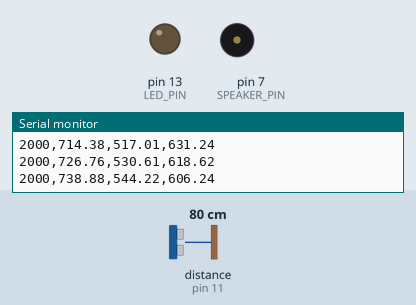
Recording of a sketch running on a simulated Arduino Uno, built with avr-gcc and run on an emulated ATmega328P. Parts: output pins drawn as LEDs (lit = HIGH), buzzer (waves = sounding), the last lines printed to the serial monitor. Wiring (inferred from the names in the program): ultrasonic range finder: trigger pin 12; echo pin 11. Dashed ring = blinking. The inputs (shaded band) are chosen by the test bench; at power-on: distance to the obstacle (sensor on pin 11) 80 cm. The echo pulse lasts 58.3 µs per cm; pins used as bus, display or sensor lines are not drawn.

Above: at 1.7 s.
1.8 s: distance to the obstacle (sensor on pin 11) set to 299 cm
At 2.8 s:
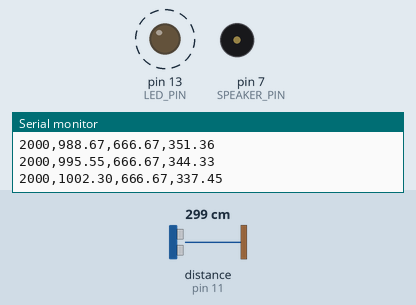
4.8 s: distance to the obstacle (sensor on pin 11) set to 2 cm
At 5.8 s:
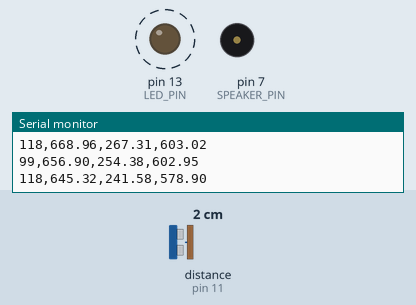
7.8 s: distance to the obstacle (sensor on pin 11) set to 18 cm
Timing chart, 0 to 11.9 s (numbered marks = the images above; inputs shaded):
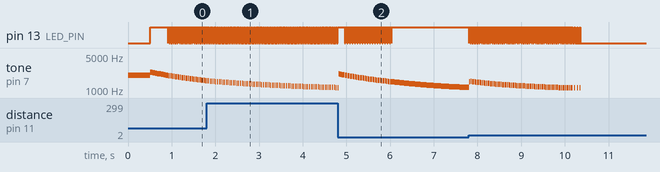

Measured:
- after the input at 1.8 s, pin 13 (LED_PIN): alternates HIGH for 0.02 s and LOW for 0.02 s, starting after 0.16 s
- after the input at 4.8 s, pin 13 (LED_PIN): alternates HIGH for 0.02 s and LOW for 0.01 s, 76 changes in all, then stays HIGH, starting after 0.16 s
- by itself, pin 13 (LED_PIN): repeats every 0.03 s: LOW 0.01 s, HIGH 0.02 s
- by itself, tone on pin 7 (SPEAKER_PIN): plays 1493 Hz for 0.02 s, 1496 Hz for 0.02 s, 1487 Hz for 0.02 s, 1477 Hz for 0.02 s, 1467 Hz for 0.02 s, 1458 Hz for 0.02 s … (82 notes in this stretch)

The sketch:

us_range.ino
```cpp
#define ECHO_PIN    11    // Echo Pin
#define TRIG_PIN    12    // Trigger Pin
#define LED_PIN     13    // Onboard LED
#define SPEAKER_PIN 7     // speaker out
#define NUM_VALUES  50    // size of averaging array
#define AVG_DECAY   50
#define TRIGGER     2

long values[NUM_VALUES];
int index = 0;


void setup() {
  Serial.begin (9600);
  pinMode(TRIG_PIN, OUTPUT);
  pinMode(ECHO_PIN, INPUT);
  pinMode(LED_PIN, OUTPUT);

  for (int i=0; i<NUM_VALUES; i++) {
    values[i] = 0;
  }
  tone(SPEAKER_PIN, 2000,500);
  delay(500);
  noTone(SPEAKER_PIN);
}
  static double prevAvg = 0;

void loop() {
  long duration;
  double change;
  double rAvg =0;
  double dAvg =0;

  // measure
  duration = measureUltrasonic();
  Serial.print(duration);
  Serial.print(",");

  dAvg = decayAvg(duration*2/3);
  Serial.print(dAvg);
  Serial.print(",");

  rAvg = runningAvg(duration) / 3;
  Serial.print(rAvg);
  Serial.print(",");

  change = abs(dAvg-prevAvg);
  Serial.println(change*50);
  Serial.println();

  if (change > TRIGGER) {
    tone(SPEAKER_PIN, 1000+change*50);
    digitalWrite(LED_PIN, HIGH);
  }

  // delay 20ms before next reading.
  delay(20);

  // reset LED and speaker
  digitalWrite(LED_PIN, LOW);
  noTone(SPEAKER_PIN);

  prevAvg = dAvg;

}

long measureUltrasonic() {
  long duration;

  // send trigger signal
  digitalWrite(TRIG_PIN, LOW);
  delayMicroseconds(2);
  digitalWrite(TRIG_PIN, HIGH);
  delayMicroseconds(10);
  digitalWrite(TRIG_PIN, LOW);

  // get echo pulse
  duration = pulseIn(ECHO_PIN, HIGH);

  // clip the signal
  if (duration > 2000) {
    duration = 2000;
  }

  return duration;
}


// running avg

double runningAvg(long value) {
  long minVal = 20000;
  long maxVal = 0;
  int i, minIndex, maxIndex;

  values[index] = value;
  index = (++index % NUM_VALUES);

  // find min and max
  for (i=0; i< NUM_VALUES; i++) {
    if (values[i] < minVal) {
      minVal = values[i];
      minIndex = i;
    }
    if (values[i] < maxVal) {
      maxVal = values[i];
      maxIndex = i;
    }
  }

  // calculate avg without min or max

  double avg = 0;
  int count = 0;
  for (i= 0; i< NUM_VALUES; i++) {
    if (i != maxIndex && i != minIndex) {
      count++;
      avg += values[i];
    }
  }

  return avg/count;
}

double decayAvg(long value) {
  static double rAvg = 0;

  rAvg *= (1.0 - (1.0/AVG_DECAY));
  rAvg += ((double) value)/AVG_DECAY;

  return rAvg;
}
```
